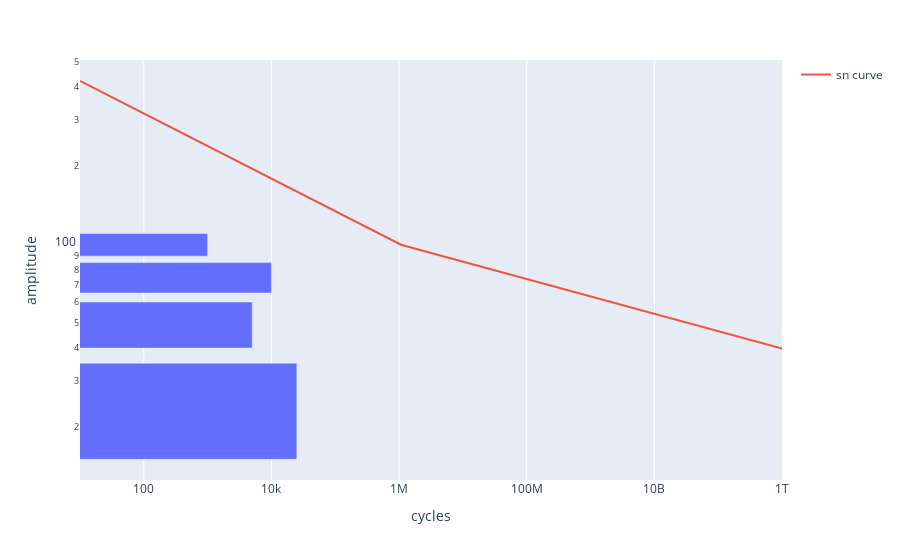

This figure's notebook cell:
### Markdown cell above
#### Plot the damage vs collectives

define new materials and plot it

### Code cell
wc = mat.woehler
cyc = np.logspace(1, 12, 200)
sn_df = pd.DataFrame({"cycles": cyc,
                     "amplitude": wc.basquin_load(cyc)})
fig = px.bar(load_cycles, x="cycles", y="amplitude", orientation='h',   log_x=True, log_y=True)
fig.add_scatter(x=sn_df.cycles, y=sn_df.amplitude, name="sn curve")
fig.show()

### Figure 1 — Plotly figure (JSON) as saved in the notebook; plotly's stock layout.template omitted (floating-point values rounded to 4 significant figures; data arrays with more than 128 entries replaced by an {"elided": "..."} marker saying what was removed)
{"data": [{"alignmentgroup": "True", "hovertemplate": "cycles=%{x}<br>amplitude=%{y}<extra></extra>", "legendgroup": "", "marker": {"color": "#636efa", "pattern": {"shape": ""}}, "name": "", "offsetgroup": "", "orientation": "h", "showlegend": false, "textposition": "auto", "type": "bar", "x": [1000, 5000, 10000, 25000], "xaxis": "x", "y": [100, 50, 75, 25], "yaxis": "y"}, {"name": "sn curve", "type": "scatter", "x": {"elided": "200 float values"}, "y": {"elided": "200 float values"}}], "layout": {"barmode": "relative", "legend": {"tracegroupgap": 0}, "margin": {"t": 60}, "xaxis": {"anchor": "y", "domain": [0, 1], "title": {"text": "cycles"}, "type": "log"}, "yaxis": {"anchor": "x", "domain": [0, 1], "title": {"text": "amplitude"}, "type": "log"}}}
